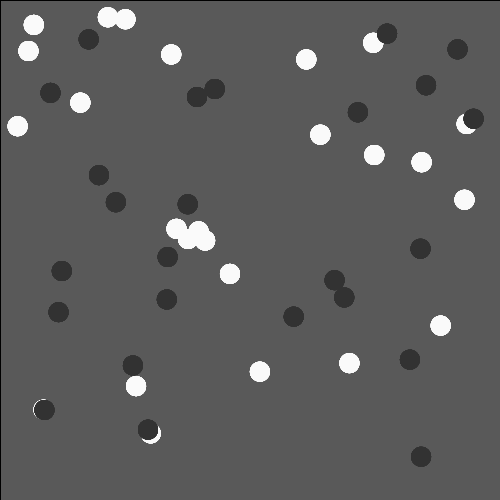
Frame 1 (no input)
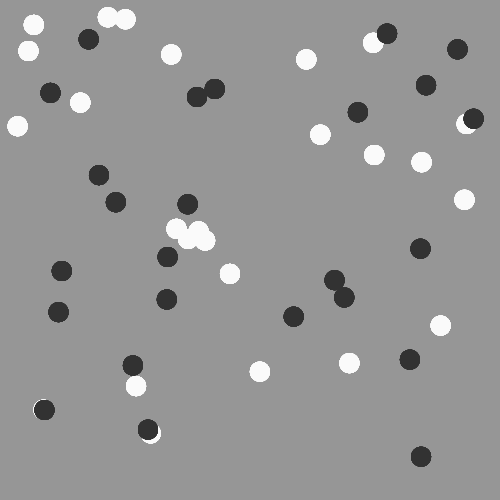
Frame 60 (the mouse pressed at the canvas centre just before this capture)
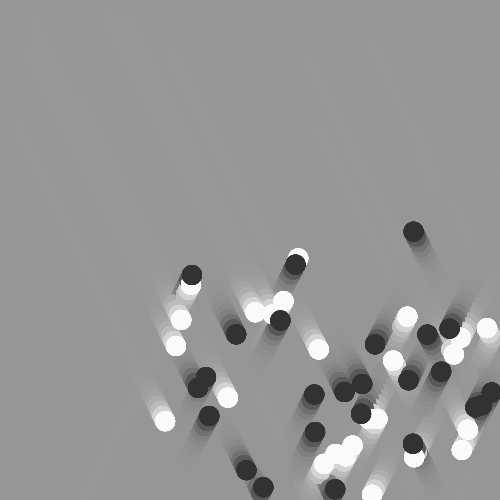
Frame 120 (the mouse held since frame 60 and released just before this capture)

The Processing sketch that drew these frames (run headless with seeded random() and noise(); from frame 60 on, the mouse is pressed at the canvas centre):

// Processing sketch: sketch_06_12_2019
// ── sketch_06_12_2019.pde
int x = width/2;
int y = height/2;
float stepx = 1;
int stepy = 1;
int num = 25;

Agent[] agents = new Agent[num];    // Array-Klasse aus der Objekte erstellt werden 
AgentB[] agentsB = new AgentB[num];
// Refugee myRefugee;
// schau dir mal get an
int state = 0;
 
final int state0stop = 0; 
final int state1move = 1;
final int state2faster = 2;
final int state3slower = 3;

  
void setup(){
  size (500,500);
  background (50);
  frameRate (60);
  
  for (int i=0; i < agents.length; i++) {
      agents[i] = new Agent();    //hier wird ein Objekt aus meiner Klasse erstellt 
  }
    
  for (int j=0; j < agentsB.length; j++) {
      agentsB[j] = new AgentB();    //hier wird ein Objekt aus meiner Klasse erstellt 
  }  
}


void draw() {

fill (150,100);
rect(0,0,width,height);


/*
for(int i=0; i < agents.length; i++) {
    for(int j=0; j < agentsB.length; j++){
      if (colliding){
        velocity.x = velocity.x * -1;
        velocity.y = velocity.y * -1;
        velocityB.x = velocityB.x * -1;
        velocityB.y = velocityB.y * -1;
      }
    }
  }
*/



for (int i = 0; i < agents.length; i++) {
      agents[i].display();     
}
    // depending on state 
  if (state == state0stop)
  {
    for (int i = 0; i < agents.length; i++) {
      agents[i].stop();
    } // for
  } // if 
  if (state == state1move)
  {
    for (int i = 0; i < agents.length; i++) {
      agents[i].move();
    } // for
  } // if 
  if (state == state2faster)
  {
    for (int i = 0; i < agents.length; i++) {
      agents[i].faster();
    } // for
  } // if 
  if (state == state3slower)
  {
    for (int i = 0; i < agents.length; i++) {
      agents[i].slower();
    } // for
  } // if 
   






for (int i = 0; i < agentsB.length; i++) {
      agentsB[i].display();
      
}
    // depending on state 
  if (state == state0stop)
  {
    for (int i = 0; i < agentsB.length; i++) {
      agentsB[i].stop();
    } // for
  } // if 
  if (state == state1move)
  {
    for (int i = 0; i < agentsB.length; i++) {
      agentsB[i].move();
    } // for
  } // if 
  if (state == state2faster)
  {
    for (int i = 0; i < agentsB.length; i++) {
      agentsB[i].faster();
    } // for
  } // if 
  if (state == state3slower)
  {
    for (int i = 0; i < agentsB.length; i++) {
      agentsB[i].slower();
    } // for
  } // if 
   
}    //draw



void mousePressed() {
    state +=1;
    if (state > 3){
      state = 0;
    }
    
   if (state == 0)
   {
     state = state0stop;
   }
   else if (state == 1)
   {
     state = state1move;
   }
   else if (state == 2)
   {
     state = state2faster;
   }
   else if (state == 3)
   {
     state = state3slower;
   }
  }


 

 
 

// ── AgentA.pde
 class Agent{    // Klassendefinitionen mit 

 PVector location;
 PVector velocity;
 PVector velocity2;
 PVector velocity3;
 PVector slower;
 float topspeed;
 float minspeed;
 
 
 Agent() {      // Konstruktor meiner Klasse 
 location = new PVector (random(10,width-10), random(10,height-10));
 velocity = new PVector (2.5,5);
 velocity2 = new PVector (7,10);
 velocity3 = new PVector (1,3);
 }
 
  void display (){
  for (int i = 0; i < 10; i++){
  noStroke();
  fill(250);
  circle (location.x,location.y,20);
  }
  }
  
  void stop (){
  mouseX = 0;
  mouseY = 0;
  }
  
  // Also code from the example
  void bounce()
  {
      velocity.x = velocity.x * -1;
      velocity.y = velocity.y * -1;
  }
 
  
  
  void move() {
    location.add(velocity);
    
    if ((location.x > width-10) || (location.x < 10)) {
      velocity.x = velocity.x * -1;
    }
    if ((location.y > height-10) || (location.y < 10)) {
      velocity.y = velocity.y * -1;
    }
  }
  
    void faster() {
    location.add(velocity2);
    
    if ((location.x > width-10) || (location.x < 10)) {
      velocity2.x = velocity2.x * -1;
    }
    if ((location.y > height-10) || (location.y < 10)) {
      velocity2.y = velocity2.y * -1;
    }
  }
  
  void slower() {
    location.add(velocity3);
    
    if ((location.x > width-10) || (location.x < 10)) {
      velocity3.x = velocity3.x * -1;
    }
    if ((location.y > height-10) || (location.y < 10)) {
      velocity3.y = velocity3.y * -1;
    }
  }
 
  /*
  PVector getlocation (){
  return location; 
  }
  

  
  boolean colliding (AgentB agentsB) {
    return dist(locationB.x, locationB.y, location.x,location.y) < 20;
  }
 
*/

 
 }    // class agent 

// ── AgentB.pde
 class AgentB{    // Klassendefinitionen mit 

 PVector location;
 PVector velocity;
 PVector velocity2;
 PVector velocity3;
 PVector slower;
 float topspeed;
 float minspeed;
 
 AgentB() {      // Konstruktor meiner Klasse 
 location = new PVector (random(10,width-10), random(10,height-10));
 velocity = new PVector (2.5,5);
 velocity2 = new PVector (7,10);
 velocity3 = new PVector (1,3);
 }
 
  void display (){
  for (int i = 0; i < 10; i++){
  noStroke();
  fill(50);
  circle (location.x,location.y,20);
  }
  }
  
  void stop (){
  mouseX = 0;
  mouseY = 0;
  }
  
  // Also code from the example
  void bounce()
  {
      velocity.x = velocity.x * -1;
      velocity.y = velocity.y * -1;
  }
 
  
  
  void move() {
    location.add(velocity);
    
    if ((location.x > width-10) || (location.x < 10)) {
      velocity.x = velocity.x * -1;
    }
    if ((location.y > height-10) || (location.y < 10)) {
      velocity.y = velocity.y * -1;
    }
  }
  
    void faster() {
    location.add(velocity2);
    
    if ((location.x > width-10) || (location.x < 10)) {
      velocity2.x = velocity2.x * -1;
    }
    if ((location.y > height-10) || (location.y < 10)) {
      velocity2.y = velocity2.y * -1;
    }
  }
  
  void slower() {
    location.add(velocity3);
    
    if ((location.x > width-10) || (location.x < 10)) {
      velocity3.x = velocity3.x * -1;
    }
    if ((location.y > height-10) || (location.y < 10)) {
      velocity3.y = velocity3.y * -1;
    }
  }
  
  /*
  boolean collision () {
  for (int i=0; i < agents.length; i++) {
    PVector temp = agents[i].getlocation;
    float collision = dist(temp.x, temp.y, location.x,location.y);
    if(collision < 20) return true;
    else return false;
  }
  }
      
  
  PVector getlocation (){
  return location; 
  }
  
// collision detection, eine array klasse 1 Objekt rausziehen --> ansonsten Perfomance Problem mit zwei Arrays  
// versuch mal deine sachen zu pushen im git 

 }
 
 */
  }    // class agent 
